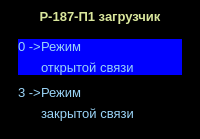
      <widget class="QWidget" name="loading_page">
       <property name="styleSheet">
        <string notr="true">background: rgb(0, 0, 0)</string>
       </property>
       <layout class="QVBoxLayout" name="verticalLayout_17">
        <property name="spacing">
         <number>0</number>
        </property>
        <property name="sizeConstraint">
         <enum>QLayout::SetMaximumSize</enum>
        </property>
        <property name="leftMargin">
         <number>0</number>
        </property>
        <property name="topMargin">
         <number>0</number>
        </property>
        <property name="rightMargin">
         <number>0</number>
        </property>
        <property name="bottomMargin">
         <number>0</number>
        </property>
        <item>
         <widget class="QWidget" name="verticalWidget" native="true">
          <layout class="QVBoxLayout" name="verticalLayout_4">
           <item>
            <widget class="QLabel" name="label_13">
             <property name="sizePolicy">
              <sizepolicy hsizetype="Preferred" vsizetype="Maximum">
               <horstretch>0</horstretch>
               <verstretch>0</verstretch>
              </sizepolicy>
             </property>
             <property name="font">
              <font>
               <pointsize>10</pointsize>
               <weight>75</weight>
               <bold>true</bold>
              </font>
             </property>
             <property name="styleSheet">
              <string notr="true">color: rgb(218, 231, 156)</string>
             </property>
             <property name="text">
              <string>Р-187-П1 загрузчик</string>
             </property>
             <property name="alignment">
              <set>Qt::AlignHCenter|Qt::AlignTop</set>
             </property>
            </widget>
           </item>
           <item>
            <widget class="QWidget" name="widget_6" native="true">
             <layout class="QVBoxLayout" name="verticalLayout_5">
              <item>
               <widget class="QWidget" name="formWidget" native="true">
                <property name="sizePolicy">
                 <sizepolicy hsizetype="Preferred" vsizetype="Maximum">
                  <horstretch>0</horstretch>
                  <verstretch>0</verstretch>
                 </sizepolicy>
                </property>
                <property name="styleSheet">
                 <string notr="true">QLabel {
	color: rgb(155, 213, 248)
}</string>
                </property>
                <layout class="QFormLayout" name="formLayout_3">
                 <property name="horizontalSpacing">
                  <number>0</number>
                 </property>
                 <property name="verticalSpacing">
                  <number>10</number>
                 </property>
                 <property name="leftMargin">
                  <number>0</number>
                 </property>
                 <property name="topMargin">
                  <number>0</number>
                 </property>
                 <property name="rightMargin">
                  <number>0</number>
                 </property>
                 <property name="bottomMargin">
                  <number>0</number>
                 </property>
                 <item row="0" column="0">
                  <widget class="QLabel" name="label_14">
                   <property name="sizePolicy">
                    <sizepolicy hsizetype="Preferred" vsizetype="MinimumExpanding">
                     <horstretch>0</horstretch>
                     <verstretch>0</verstretch>
                    </sizepolicy>
                   </property>
                   <property name="font">
                    <font>
                     <pointsize>10</pointsize>
                     <weight>50</weight>
                     <bold>false</bold>
                    </font>
                   </property>
                   <property name="styleSheet">
                    <string notr="true">background: rgb(0, 0, 255);</string>
                   </property>
                   <property name="text">
                    <string>0 -&gt;</string>
                   </property>
                   <property name="alignment">
                    <set>Qt::AlignLeading|Qt::AlignLeft|Qt::AlignTop</set>
                   </property>
                  </widget>
                 </item>
                 <item row="1" column="0">
                  <widget class="QLabel" name="label_15">
                   <property name="sizePolicy">
                    <sizepolicy hsizetype="Preferred" vsizetype="MinimumExpanding">
                     <horstretch>0</horstretch>
                     <verstretch>0</verstretch>
                    </sizepolicy>
                   </property>
                   <property name="font">
                    <font>
                     <pointsize>10</pointsize>
                     <weight>50</weight>
                     <italic>false</italic>
                     <bold>false</bold>
                    </font>
                   </property>
                   <property name="styleSheet">
                    <string notr="true"/>
                   </property>
                   <property name="text">
                    <string>3 -&gt;</string>
                   </property>
                   <property name="alignment">
                    <set>Qt::AlignLeading|Qt::AlignLeft|Qt::AlignTop</set>
                   </property>
                  </widget>
                 </item>
                 <item row="0" column="1">
                  <widget class="QWidget" name="widget_7" native="true">
                   <property name="font">
                    <font>
                     <weight>50</weight>
                     <bold>false</bold>
                    </font>
                   </property>
                   <property name="styleSheet">
                    <string notr="true">background: rgb(0, 0, 255);</string>
                   </property>
                   <layout class="QVBoxLayout" name="verticalLayout_6">
                    <property name="leftMargin">
                     <number>0</number>
                    </property>
                    <property name="topMargin">
                     <number>0</number>
                    </property>
                    <property name="rightMargin">
                     <number>0</number>
                    </property>
                    <property name="bottomMargin">
                     <number>0</number>
                    </property>
                    <item>
                     <widget class="QLabel" name="label_18">
                      <property name="font">
                       <font>
                        <pointsize>10</pointsize>
                        <weight>50</weight>
                        <bold>false</bold>
                       </font>
                      </property>
                      <property name="text">
                       <string>Режим</string>
                      </property>
                     </widget>
                    </item>
                    <item>
                     <widget class="QLabel" name="label_17">
                      <property name="font">
                       <font>
                        <pointsize>10</pointsize>
                        <weight>50</weight>
                        <bold>false</bold>
                       </font>
                      </property>
                      <property name="text">
                       <string>открытой связи</string>
                      </property>
                     </widget>
                    </item>
                   </layout>
                  </widget>
                 </item>
                 <item row="1" column="1">
                  <widget class="QWidget" name="widget_8" native="true">
                   <property name="font">
                    <font>
                     <weight>50</weight>
                     <bold>false</bold>
                    </font>
                   </property>
                   <property name="styleSheet">
                    <string notr="true"/>
                   </property>
                   <layout class="QVBoxLayout" name="verticalLayout_7">
                    <property name="leftMargin">
                     <number>0</number>
                    </property>
                    <property name="topMargin">
                     <number>0</number>
                    </property>
                    <property name="rightMargin">
                     <number>0</number>
                    </property>
                    <property name="bottomMargin">
                     <number>0</number>
                    </property>
                    <item>
                     <widget class="QLabel" name="label_19">
                      <property name="font">
                       <font>
                        <pointsize>10</pointsize>
                        <weight>50</weight>
                        <bold>false</bold>
                       </font>
                      </property>
                      <property name="styleSheet">
                       <string notr="true"/>
                      </property>
                      <property name="text">
                       <string>Режим</string>
                      </property>
                     </widget>
                    </item>
                    <item>
                     <widget class="QLabel" name="label_20">
                      <property name="font">
                       <font>
                        <pointsize>10</pointsize>
                        <weight>50</weight>
                        <bold>false</bold>
                       </font>
                      </property>
                      <property name="text">
                       <string>закрытой связи</string>
                      </property>
                     </widget>
                    </item>
                   </layout>
                  </widget>
                 </item>
                </layout>
               </widget>
              </item>
             </layout>
            </widget>
           </item>
          </layout>
         </widget>
        </item>
       </layout>
      </widget>
